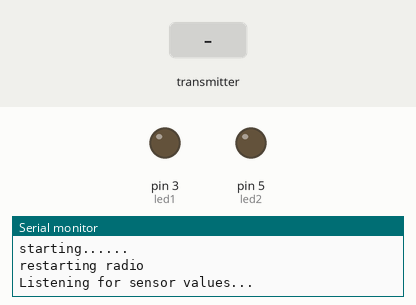
Recording of a sketch running on a simulated Arduino Uno, built with avr-gcc and run on an emulated ATmega328P. On the bench: output pins drawn as LEDs (lit = HIGH), the last lines printed to the serial monitor. The inputs (shaded band) are chosen by the test bench. No radio packets arrive unless stated.

Above: at 2.8 s.
2.9 s: the transmitter starts sending volt = 0
At 3.6 s:
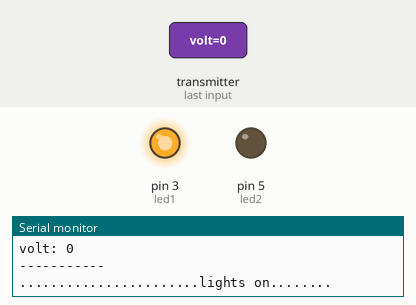
4.5 s: the transmitter starts sending volt = 256
At 6.6 s:
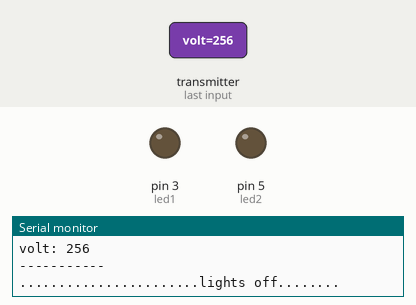
Timing chart, 0 to 8.1 s (numbered marks = the images above; inputs shaded):
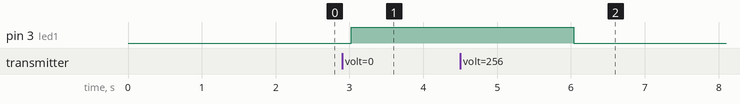

The sketch:

node2.ino
```cpp
#include <SPI.h>
#include <nRF24L01.h>
#include <RF24.h>

#define led1 3
#define led2 5

RF24 radio(9,10);                // Set up nRF24L01 radio on SPI bus plus pins 7 & 8

const byte addresses[][6] = {"00001", "00002","00003"};

struct dataStruct{
  int volt;
}sensor_data;


void setup() {

  Serial.begin(9600);
  Serial.println("starting......");
  restartRadio();                    // turn on and configure radio
  Serial.println("restarting radio");
  radio.startListening();
  Serial.println("Listening for sensor values...");
  pinMode(led1,OUTPUT);
  pinMode(led2,OUTPUT);
}

void loop() {

  delay(1000);
  radio.startListening();
  if (radio.available())
  {
    while (radio.available()) {
      radio.read(&sensor_data, sizeof(sensor_data));
      Serial.println("Got message:");
      Serial.print("volt: ");
      Serial.println(sensor_data.volt);
      Serial.println("-----------");
      if(sensor_data.volt<185)
      {
      Serial.println(".......................lights on........");
      digitalWrite(led1,HIGH);
      //analogWrite(led2,sensor_data.volt);
     }
     else
     {
      Serial.println(".......................lights off........");
      digitalWrite(led1,LOW);
      //analogWrite(led2,sensor_data.volt);
     }

    }


        radio.stopListening();
         delay(2000);
      //  sensor_data.volt=100;
        radio.write(&sensor_data, sizeof(sensor_data));

  }
}


void restartRadio(){
  radio.begin(); // Start up the radio
  radio.setPALevel(RF24_PA_HIGH);
  radio.setDataRate(RF24_250KBPS);
  //radio.openReadingPipe(1,pipes[1]);
  //radio.openWritingPipe(pipes[0]);
  radio.openWritingPipe(addresses[2]); // 00003
  radio.openReadingPipe(1, addresses[1]); // 00001
}
```

Measured:
- after the input at 2.9 s, pin 3 (led1): LOW → HIGH after 0.12 s
- after the input at 4.5 s, pin 3 (led1): HIGH → LOW after 1.5 s
